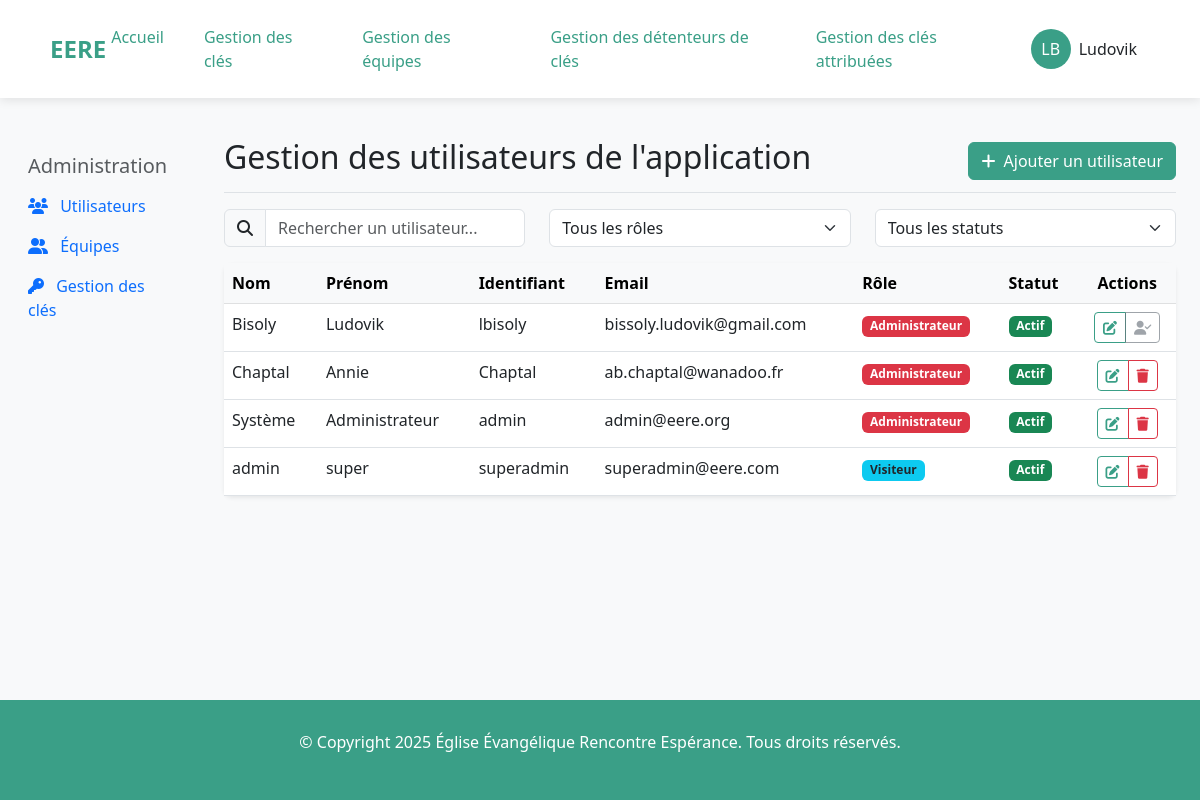
/owner_management/ (signed in), run on the app's committed database.
### listings/models.py (models this page shows, shortened)
class Owner(AbstractUser):
    ADMINISTRATOR = 'admin'
    EDITOR = 'editor'
    VISITOR = 'visitor'
    ROLE_CHOICES = [
        (ADMINISTRATOR, 'Administrateur'),
        (EDITOR, 'Éditeur'),                # Peut modifier mais pas administrer
        (VISITOR, 'Visiteur'),              # Accès en lecture seule
    ]
    role = models.CharField(
        max_length=10,
        choices=ROLE_CHOICES,
        default=VISITOR,
        help_text="Détermine les permissions de l'utilisateur dans l'application"
    )
    groups = models.ManyToManyField(
        'auth.Group',
        verbose_name='groups',
        blank=True,
        help_text='The groups this user belongs to.',
        related_name='owner_set',
        related_query_name='owner',
    )
    user_permissions = models.ManyToManyField(
        'auth.Permission',
        verbose_name='user permissions',
        blank=True,
        help_text='Specific permissions for this user.',
        related_name='owner_set',
        related_query_name='owner',
    )
    class Meta:
        verbose_name = "Gestionnaire"
        verbose_name_plural = "Gestionnaires"

### listings/views.py (the view)
# urls.py: path('owner_management/', views.owner_management, name='owner_management'),
@login_required
@user_passes_test(is_admin)
def owner_management(request):
    owners_list = Owner.objects.all().order_by('last_name', 'first_name')
    paginator = Paginator(owners_list, 10)
    page_number = request.GET.get('page')
    owners = paginator.get_page(page_number)
    return render(request, 'listings/owner_management.html', {'owners': owners})

### listings/utils.py (called while the page is built)
def set_current_user(user):
    _thread_locals.user = user

    def __call__(self, request):
        if hasattr(request, 'user') and request.user.is_authenticated:
            set_current_user(request.user)
        else:
            set_current_user(None)
        response = self.get_response(request)
        set_current_user(None)
        return response

### listings/views.py (called while the page is built)
def is_admin(user):
    return user.role == 'admin'

### listings/templates/listings/owner_management.html (shortened to what this page needs)
{% extends "listings/base.html" %}
{% load static %}
{% block content %}
<div class="container-fluid mt-4">
    <div class="row">
        <div class="col-md-3 col-lg-2 d-md-block bg-light sidebar collapse">
            <div class="position-sticky pt-3">
                <h5 class="sidebar-heading d-flex justify-content-between align-items-center px-3 mt-3 mb-2 text-muted">
                    <span>Administration</span>
                </h5>
                <ul class="nav flex-column">
                    <li class="nav-item">
                        <a class="nav-link active" href="{% url 'owner_management' %}">
                            <i class="fas fa-users me-2"></i> Utilisateurs
                        </a>
                    </li>
                    <li class="nav-item">
                        <a class="nav-link" href="{% url 'team_list' %}">
                            <i class="fas fa-user-friends me-2"></i> Équipes
                        </a>
                    </li>
                    <li class="nav-item">
                        <a class="nav-link" href="{% url 'key_list' %}">
                            <i class="fas fa-key me-2"></i> Gestion des clés
                        </a>
                    </li>
                </ul>
            </div>
        </div>
        <main class="col-md-9 ms-sm-auto col-lg-10 px-md-4">
            <div class="d-flex justify-content-between flex-wrap flex-md-nowrap align-items-center pt-3 pb-2 mb-3 border-bottom">
                <h1 class="h2">Gestion des utilisateurs de l'application</h1>
                <div class="btn-toolbar mb-2 mb-md-0">
                    <a href="{% url 'add_owner' %}" class="btn btn-primary">
                        <i class="fas fa-plus me-1"></i> Ajouter un utilisateur
                    </a>
                </div>
            </div>
            <div class="row mb-3">
                <div class="col-md-4">
                    <div class="input-group">
                        <span class="input-group-text" id="search-addon">
                            <i class="fas fa-search"></i>
                        </span>
                        <input type="text" id="searchInput" class="form-control" placeholder="Rechercher un utilisateur..." aria-label="Rechercher">
                    </div>
                </div>
                <div class="col-md-4">
                    <select id="roleFilter" class="form-select">
                        <option value="">Tous les rôles</option>
                    </select>
                </div>
                <div class="col-md-4">
                    <select id="statusFilter" class="form-select">
                        <option value="">Tous les statuts</option>
                    </select>
                </div>
            </div>
            <div class="card shadow-sm">
                <div class="card-body p-0">
                    <div class="table-responsive">
                        <table class="table table-hover mb-0" id="usersTable">
                            <thead class="table-light">
                                <tr>
                                    <th>Nom</th>
                                    <th>Prénom</th>
                                    <th>Identifiant</th>
                                    <th>Email</th>
                                    <th>Rôle</th>
                                    <th>Statut</th>
                                    <th class="text-center">Actions</th>
                                </tr>
                            </thead>
                            <tbody>
                                {% for user_obj in owners %}
                                <tr>
                                    <td>{{ user_obj.last_name }}</td>
                                    <td>{{ user_obj.first_name }}</td>
                                    <td>{{ user_obj.username }}</td>
                                    <td>{{ user_obj.email }}</td>
                                    <td>
                                        <span class="badge {% if user_obj.role == 'admin' %}bg-danger{% elif user_obj.role == 'editor' %}bg-warning text-dark{% else %}bg-info text-dark{% endif %}">
                                            {{ user_obj.get_role_display }}
                                        </span>
                                    </td>
                                    <td>
                                        <span class="badge {% if user_obj.is_active %}bg-success{% else %}bg-secondary{% endif %}">
                                            {% if user_obj.is_active %}Actif{% else %}Inactif{% endif %}
                                        </span>
                                    </td>
                                    <td class="text-center">
                                        <div class="btn-group">
                                            <a href="{% url 'edit_owner' user_obj.id %}" class="btn btn-sm btn-outline-primary">
                                                <i class="fas fa-edit"></i>
                                            </a>
                                            {% if user_obj.id != user.id %}
                                            <a href="{% url 'delete_owner' user_obj.id %}" class="btn btn-sm btn-outline-danger">
                                                <i class="fas fa-trash"></i>
                                            </a>
                                            {% else %}
                                            <button type="button" class="btn btn-sm btn-outline-secondary" disabled title="Vous ne pouvez pas supprimer votre propre compte">
                                                <i class="fas fa-user-check"></i>
                                            </button>
                                            {% endif %}
                                        </div>
                                    </td>
                                </tr>
                                {% empty %}
                                <tr>
                                    <td colspan="7" class="text-center py-4">Aucun utilisateur trouvé.</td>
                                </tr>
                                {% endfor %}
                            </tbody>
                        </table>
                    </div>
                </div>
            </div>
        </main>
    </div>
</div>
{% endblock %}

### listings/templates/listings/base.html (shortened to what this page needs)
<!DOCTYPE html>
{% load static %}
<html lang="fr">
<head>
    <link href="https://cdn.jsdelivr.net/npm/bootstrap@5.3.0/dist/css/bootstrap.min.css" rel="stylesheet">
    <link rel="stylesheet" href="https://cdnjs.cloudflare.com/ajax/libs/font-awesome/6.4.0/css/all.min.css">
</head>
<body>
    <header class="top-header">
        <div class="logo" onclick="window.location.href='{% url 'home' %}'">EERE</div>
        <nav class="nav-menu">
            <a href="{% url 'home' %}" id="menu-home">Accueil</a>
            <a href="{% url 'key_list' %}" id="menu-key_list">Gestion des clés</a>
            <a href="{% url 'team_list' %}" id="menu-team_list">Gestion des équipes</a>
            {% if request.user.role == 'admin' %}
                <a href="{% url 'user_list' %}" id="menu-user_list">Gestion des détenteurs de clés</a>
            {% endif %}
            <a href="{% url 'user_keys' %}" id="menu-user_keys">Gestion des clés attribuées</a>
        </nav>
        {% if request.user.is_authenticated %}
        <div class="user-menu dropdown">
            <button class="btn dropdown-toggle" type="button" id="userMenuButton" data-bs-toggle="dropdown" aria-expanded="false">
                <div class="d-flex align-items-center">
                    <div class="user-initials me-2">
                        {{ request.user.first_name|first }}{{ request.user.last_name|first }}
                    </div>
                    <span class="d-none d-md-inline">{{ request.user.first_name }}</span>
                </div>
            </button>
        </div>
        {% endif %}
    </header>
    <main role="main">
        {% block content %}{% endblock %}
    </main>
    <footer class="footer" id="contact">
        <p>&copy; Copyright {% now "Y" %} Église Évangélique Rencontre Espérance. Tous droits réservés.</p>
    </footer>
</body>
</html>

### data on the page
Owner: user.first_name|first "L", user.last_name|first "B", user.first_name "Ludovik", last_name "Bisoly", first_name "Ludovik", username "lbisoly", email "bissoly.ludovik@gmail.com", role "Administrateur", is_active "Actif"
Owner: last_name "Chaptal", first_name "Annie", username "Chaptal", email "ab.chaptal@wanadoo.fr", role "Administrateur", is_active "Actif"
Owner: last_name "Système", first_name "Administrateur", username "admin", email "admin@eere.org", role "Administrateur", is_active "Actif"
Owner: last_name "admin", first_name "super", username "superadmin", email "superadmin@eere.com", role "Visiteur", is_active "Actif"
